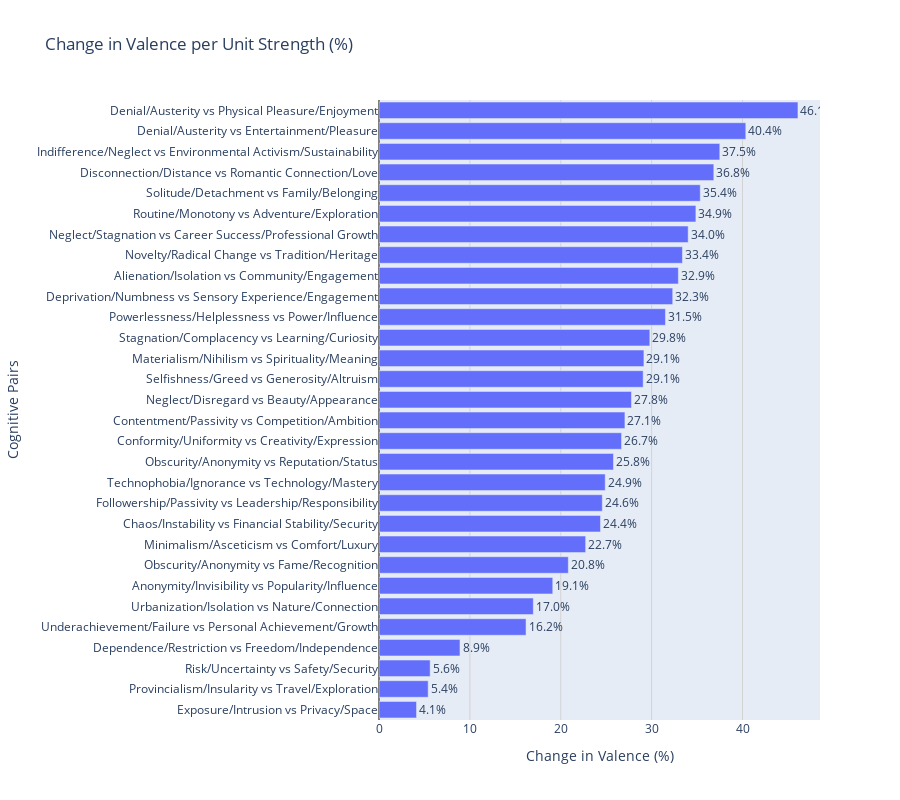

Notebook source saved alongside this figure:
### Code cell
import pandas as pd
import numpy as np
import plotly.express as px
from sklearn.linear_model import LinearRegression

# Load and prepare data
PATH = r"/home/koalacrown/Desktop/Code/Projects/LLM_threapy/LLM_agumented_therapy/Cogexp/Valence/cognitive_experiment_results007_big_normalised.xlsx"
df = pd.read_excel(PATH)[["pair", "strength", "valence_norm"]].dropna()

# Calculate slopes for each pair
rows = []
for pair, g in df.groupby("pair"):
    X = g["strength"].to_numpy().reshape(-1, 1)
    y = g["valence_norm"].to_numpy()
    reg = LinearRegression().fit(X, y)
    rows.append({
        "pair": pair,
        "slope": reg.coef_[0],
        "change_percentage": (reg.coef_[0] * 100).round(2)  # Convert to percentage
    })
summary = pd.DataFrame(rows)

# Create horizontal bar chart with enhanced styling
fig_slopes = px.bar(
    summary.sort_values("slope", ascending=True),  # Sort ascending for better visualization
    x="change_percentage",
    y="pair",
    orientation="h",
    title="Change in Valence per Unit Strength (%)",
    labels={
        "change_percentage": "Change in Valence (%)",
        "pair": "Cognitive Pairs"
    }
)

# Enhance the layout
fig_slopes.update_layout(
    height=800,  # Taller figure to accommodate all pairs
    showlegend=False,
    xaxis=dict(
        zeroline=True,
        zerolinewidth=2,
        zerolinecolor='grey',
        gridwidth=1,
        gridcolor='lightgrey'
    ),
    yaxis=dict(
        automargin=True  # Ensure labels don't get cut off
    ),
    hoverlabel=dict(
        bgcolor="white",
        font_size=12
    )
)

# Add value labels on the bars
fig_slopes.update_traces(
    texttemplate='%{x:.1f}%',
    textposition='outside',
    hovertemplate='<b>%{y}</b><br>Change: %{x:.2f}%<extra></extra>'
)

fig_slopes.show()

### Figure 1 — Plotly figure (JSON) as saved in the notebook; plotly's stock layout.template omitted (floating-point values rounded to 4 significant figures)
{"data": [{"alignmentgroup": "True", "hovertemplate": "<b>%{y}</b><br>Change: %{x:.2f}%<extra></extra>", "legendgroup": "", "marker": {"color": "#636efa", "pattern": {"shape": ""}}, "name": "", "offsetgroup": "", "orientation": "h", "showlegend": false, "textposition": "outside", "texttemplate": "%{x:.1f}%", "type": "bar", "x": [4.13, 5.41, 5.63, 8.91, 16.18, 16.98, 19.12, 20.83, 22.74, 24.37, 24.57, 24.89, 25.8, 26.69, 27.06, 27.78, 29.07, 29.15, 29.8, 31.52, 32.32, 32.94, 33.39, 34.02, 34.87, 35.35, 36.84, 37.5, 40.36, 46.1], "xaxis": "x", "y": ["Exposure/Intrusion vs Privacy/Space", "Provincialism/Insularity vs Travel/Exploration", "Risk/Uncertainty vs Safety/Security", "Dependence/Restriction vs Freedom/Independence", "Underachievement/Failure vs Personal Achievement/Growth", "Urbanization/Isolation vs Nature/Connection", "Anonymity/Invisibility vs Popularity/Influence", "Obscurity/Anonymity vs Fame/Recognition", "Minimalism/Asceticism vs Comfort/Luxury", "Chaos/Instability vs Financial Stability/Security", "Followership/Passivity vs Leadership/Responsibility", "Technophobia/Ignorance vs Technology/Mastery", "Obscurity/Anonymity vs Reputation/Status", "Conformity/Uniformity vs Creativity/Expression", "Contentment/Passivity vs Competition/Ambition", "Neglect/Disregard vs Beauty/Appearance", "Selfishness/Greed vs Generosity/Altruism", "Materialism/Nihilism vs Spirituality/Meaning", "Stagnation/Complacency vs Learning/Curiosity", "Powerlessness/Helplessness vs Power/Influence", "Deprivation/Numbness vs Sensory Experience/Engagement", "Alienation/Isolation vs Community/Engagement", "Novelty/Radical Change vs Tradition/Heritage", "Neglect/Stagnation vs Career Success/Professional Growth", "Routine/Monotony vs Adventure/Exploration", "Solitude/Detachment vs Family/Belonging", "Disconnection/Distance vs Romantic Connection/Love", "Indifference/Neglect vs Environmental Activism/Sustainability", "Denial/Austerity vs Entertainment/Pleasure", "Denial/Austerity vs Physical Pleasure/Enjoyment"], "yaxis": "y"}], "layout": {"barmode": "relative", "height": 800, "hoverlabel": {"bgcolor": "white", "font": {"size": 12}}, "legend": {"tracegroupgap": 0}, "showlegend": false, "title": {"text": "Change in Valence per Unit Strength (%)"}, "xaxis": {"anchor": "y", "domain": [0, 1], "gridcolor": "lightgrey", "gridwidth": 1, "title": {"text": "Change in Valence (%)"}, "zeroline": true, "zerolinecolor": "grey", "zerolinewidth": 2}, "yaxis": {"anchor": "x", "automargin": true, "domain": [0, 1], "title": {"text": "Cognitive Pairs"}}}}
